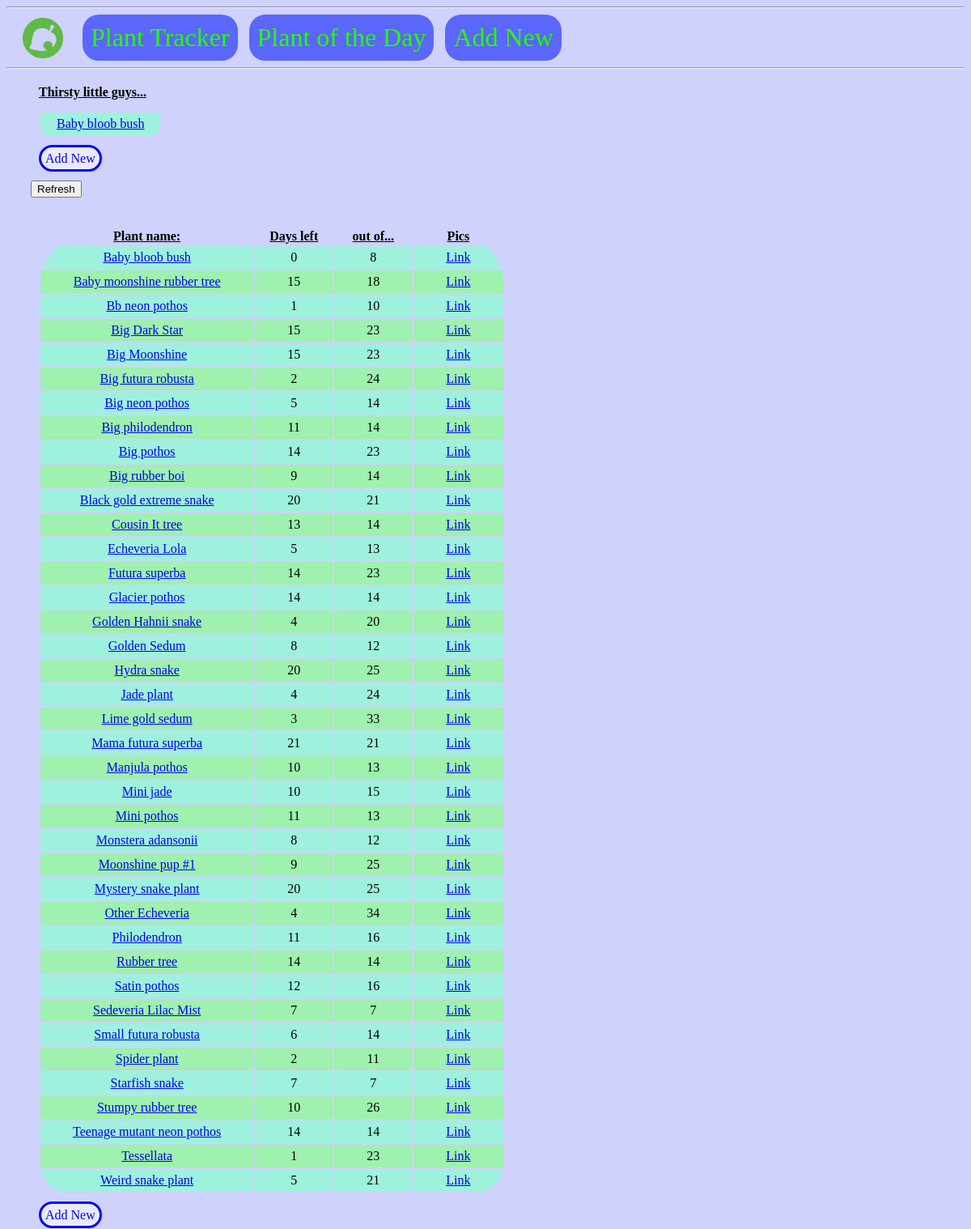
The app's page /plantTracker with its own data.
### tables this page shows
CREATE TABLE plants (
	id INTEGER PRIMARY KEY AUTOINCREMENT,
	name TEXT NOT NULL,
	lastWatered DATE NOT NULL,
	dryOut INTEGER NOT NULL
, remaining TINYINT);

### homeAsst.py (the view)
@app.route('/plantTracker')
def plantTracker():
	today = dt.datetime.now()
	conn = get_db_connection()
	plants = conn.execute('SELECT * FROM plants ORDER BY name').fetchall()
	thirstyToday = conn.execute('SELECT * FROM plants WHERE remaining < 1 ORDER BY name').fetchall()
	conn.close()
	for item in thirstyToday:
		lastWatered = dt.datetime.strptime(item[2], '%Y-%m-%d')
		print(lastWatered)
		delta = int(item[3])
		deltaDays = today - lastWatered
		itsBeen = deltaDays.days
		print(item[1] + " was last watered on " + item[2])
		print("That means it has been " + str(itsBeen) + " days." + "\n")
	return render_template('plantTracker.html', thirstyToday=thirstyToday, plants=plants, itsBeen=itsBeen)

### homeAsst.py (called while the page is built)
def get_db_connection():
	conn = sqlite3.connect('database.db')
	conn.row_factory = sqlite3.Row
	return conn

### templates/plantTracker.html
{% extends 'base.html' %}
{% block content %}
	<h4 class="header4"><u>Thirsty little guys...</u></h4>
	<table class="thirstyTable">
                <th><u></u></th>
		{% for thirstyToday in thirstyToday %}
			{% if loop.index % 2 == 0 %}
				{% set bg_color = '#9EF1AE' %}
			{% else %}
				{% set bg_color = '#9EF1DC' %}
			{% endif %}
                        <tr style="background-color: {{ bg_color }}">
                                <td class="thirstyList"><a href="{{ url_for('edit', plantName=thirstyToday['name']) }}">{{ thirstyToday['name'] }}</a></td>
                        </tr>
		{% endfor %}
	</table>
	<br>
	<a href="{{ url_for('addNew') }}" class="button">Add New</a>
	<br>
	<br>
        <form action="{{ url_for('refreshDb') }}">
                <input type="submit" value="Refresh" class="refresh">
        </form>
	<br>
	<br>
	<table class="plantTable">
		<th><u>Plant name:</u></th>
		<th><u>Days left</u></th>
                <th><u>out of...</u></th>
		<th><u>Pics</u></th>
                {% for plants in plants %}
                        {% if loop.index % 2 == 0 %}
                                {% set bg_color = '#9EF1AE' %}
                        {% else %}
                                {% set bg_color = '#9EF1DC' %}
                        {% endif %}
			<tr style="background-color: {{ bg_color }}">
                                <td class="plantsList"><a href="{{ url_for('edit', plantName=plants['name']) }}">{{ plants['name'] }}</a></td>
				<td class="plantsList"> {{ plants['remaining'] }}</td>
                                <td class="plantsList"> {{ plants['dryOut'] }}</td>
                                <td class="plantsList"><a href="{{ url_for('viewPics', plantName=plants['name']) }}">Link</a></td>
                        </tr>
                {% endfor %}
        </table>
	<br>
	<a href="{{ url_for('addNew') }}" class="button">Add New</a>
{% endblock %}

### static/styles.css (style rules this page uses)
.thirstyTable { margin-left: 40px; border-radius: 30px; overflow: hidden; }
td.thirstyList { padding: 5px 20px 5px 20px; text-align: center; }
.plantTable { margin-left: 40px; border-radius: 80px 80px 40px 40px; overflow: hidden; }
td.plantsList { padding: 5px 40px 5px 40px; text-align: center; }
.refresh { margin-left: 30px; }
a.button { text-decoration: none; border: solid; border-color: #0400FF; margin-left: 40px; padding: 5px 5px 5px 5px; color: #0400FF; border-radius: 20px; background-color: #e9eafa; }
body.body { background-color: #CED2FC; }
h4.header4 { margin: 20px 0px 10px 40px; }

### records on screen
plants: name "Baby bloob bush", remaining "0", dryOut "8"
plants: name "Baby moonshine rubber tree", remaining "15", dryOut "18"
plants: name "Bb neon pothos", remaining "1", dryOut "10"
plants: name "Big Dark Star", remaining "15", dryOut "23"
plants: name "Big Moonshine", remaining "15", dryOut "23"
plants: name "Big futura robusta", remaining "2", dryOut "24"
plants: name "Big neon pothos", remaining "5", dryOut "14"
plants: name "Big philodendron", remaining "11", dryOut "14"
plants: name "Big pothos", remaining "14", dryOut "23"
plants: name "Big rubber boi", remaining "9", dryOut "14"
plants: name "Black gold extreme snake", remaining "20", dryOut "21"
plants: name "Cousin It tree", remaining "13", dryOut "14"
plants: name "Echeveria Lola", remaining "5", dryOut "13"
plants: name "Futura superba", remaining "14", dryOut "23"
plants: name "Glacier pothos", remaining "14", dryOut "14"
plants: name "Golden Hahnii snake", remaining "4", dryOut "20"
plants: name "Golden Sedum", remaining "8", dryOut "12"
plants: name "Hydra snake", remaining "20", dryOut "25"
plants: name "Jade plant", remaining "4", dryOut "24"
plants: name "Lime gold sedum", remaining "3", dryOut "33"
plants: name "Mama futura superba", remaining "21", dryOut "21"
plants: name "Manjula pothos", remaining "10", dryOut "13"
plants: name "Mini jade", remaining "10", dryOut "15"
plants: name "Mini pothos", remaining "11", dryOut "13"
plants: name "Monstera adansonii", remaining "8", dryOut "12"
plants: name "Moonshine pup #1", remaining "9", dryOut "25"
plants: name "Mystery snake plant", remaining "20", dryOut "25"
plants: name "Other Echeveria", remaining "4", dryOut "34"
plants: name "Philodendron", remaining "11", dryOut "16"
plants: name "Rubber tree", remaining "14", dryOut "14"
plants: name "Satin pothos", remaining "12", dryOut "16"
plants: name "Sedeveria Lilac Mist", remaining "7", dryOut "7"
plants: name "Small futura robusta", remaining "6", dryOut "14"
plants: name "Spider plant", remaining "2", dryOut "11"
plants: name "Starfish snake", remaining "7", dryOut "7"
plants: name "Stumpy rubber tree", remaining "10", dryOut "26"
plants: name "Teenage mutant neon pothos", remaining "14", dryOut "14"
plants: name "Tessellata", remaining "1", dryOut "23"
plants: name "Weird snake plant", remaining "5", dryOut "21"
